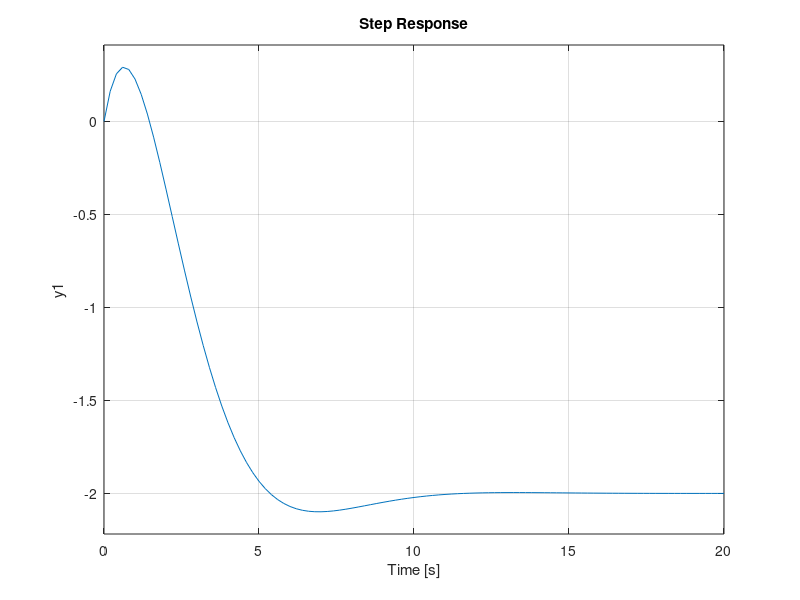

This chart was generated by the following MATLAB code: (Note: this script raises an error after producing the figure.)
%% -- Primer orden sencillo -- %%
root = 1;
polinomio = poly(root);
sis = tf(1,polinomio);
pzmap(sis);
step(sis);
%% -- Segundo orden sencillo -- %%
root = [-2;0];
polinomio = poly(root);
sis = tf(1,polinomio);
pzmap(sis);
step(sis);
%% -- Segundo orden con parte compleja -- %%
root = [-0.2+5i; -0.2-5i];
polinomio = poly(root);
sis = tf(1,polinomio);
pzmap(sis);
step(sis);
%% -- Primer orden con ceros -- %%
polos = -2;
ceros = -1;
polos_poli = poly(polos);
ceros_poli = poly(ceros);
sis = tf(ceros_poli,polos_poli);
pzmap(sis);
step(sis);
%% -- Segundo orden con ceros -- %%
polos = [-0.5+0.5i; -0.5-0.5i];
ceros = 1;
polos_poli = poly(polos);
ceros_poli = poly(ceros);
sis = tf(ceros_poli,polos_poli);
pzmap(sis);
step(sis);
%% -- Ejercicio de paso de diagrama de bloque a función de transferencia -- %%
syms C D A x s;
M = [1 0 0 0 -D;
     0 1 0 0 0;
     0 -1 0 -1 1;
     0 0 -C 0 0;
     0 0 1 0 0
    ];
E = [0; x*A; 0; 0; x/s];
I = M \ E;